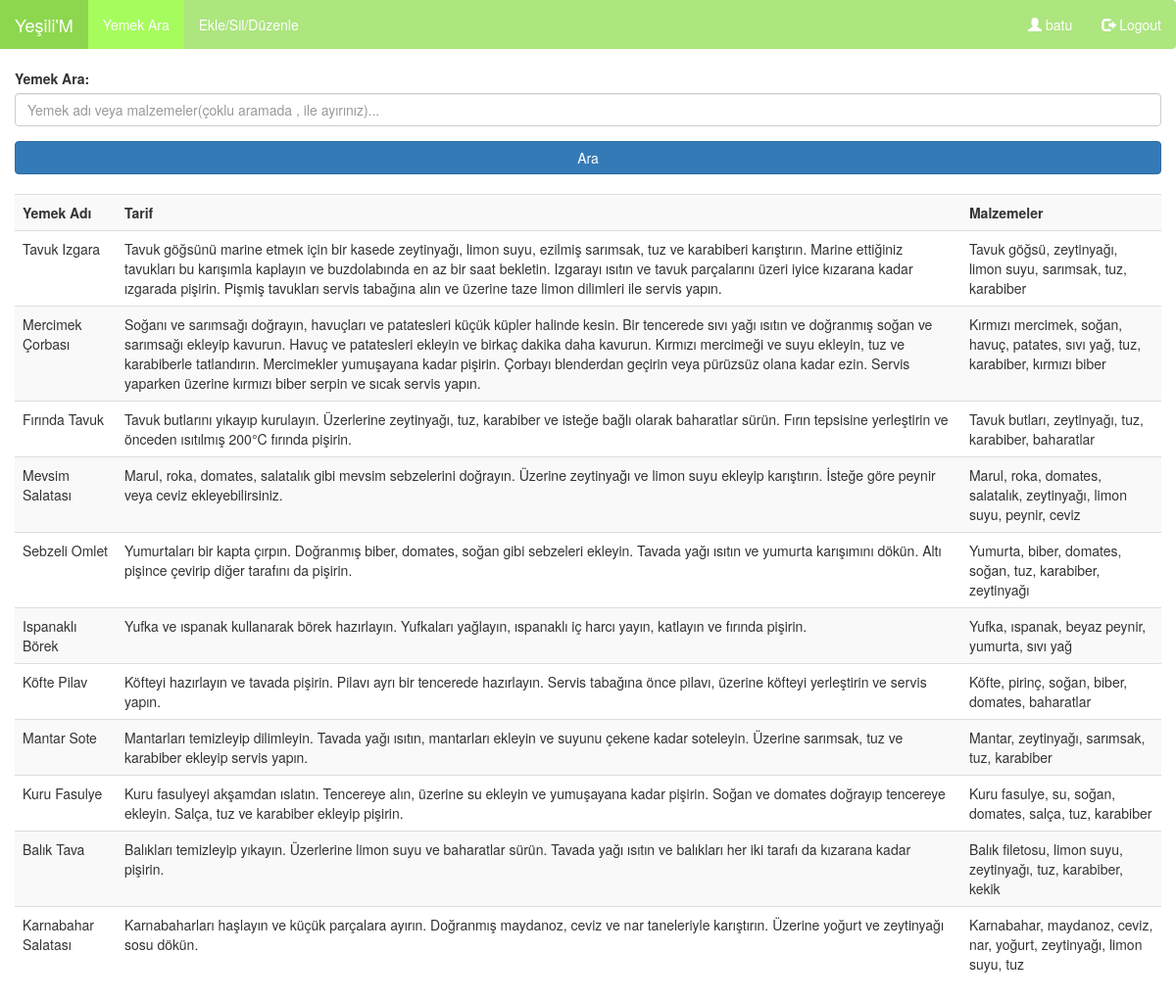
/admin.php (signed in), run on the app's committed database.
### tables this page shows
CREATE TABLE `yemekler` (
  `id` int(11) NOT NULL,
  `ad` varchar(255) NOT NULL,
  `tarif` text NOT NULL,
  `malzemeler` text NOT NULL
);

### admin.php (the view, shortened to what this page needs)
<!DOCTYPE html>
<html lang="en">
<head>
    <link rel="stylesheet" href="https://maxcdn.bootstrapcdn.com/bootstrap/3.4.1/css/bootstrap.min.css">
</head>
<body>
    <nav class="navbar navbar-inverse">
        <div class="container-fluid">
            <div class="navbar-header">
                <a class="navbar-brand" href="#" style="color:white; background-color: #8CD74D">Yeşili'M</a>
            </div>
            <ul class="nav navbar-nav">
                <li class="active"><a href="#">Yemek Ara</a></li>
                <li><a href="food.php">Ekle/Sil/Düzenle</a></li>
            </ul>
            <ul class="nav navbar-nav navbar-right">
            <?php
                if (isset($_SESSION['loggedin']) && $_SESSION['loggedin'] == true) {
                    echo '<li><a href="#"><span class="glyphicon glyphicon-user"></span> ' . $_SESSION['username'] . '</a></li>';
                    echo '<li><a href="logout.php"><span class="glyphicon glyphicon-log-out"></span> Logout</a></li>';
                } else {
                    echo '<li><a href="register.php"><span class="glyphicon glyphicon-user"></span> Sign Up</a></li>';
                    echo '<li><a href="login.php"><span class="glyphicon glyphicon-log-in"></span> Login</a></li>';
                }
                ?>
            </ul>
        </div>
    </nav>
    <div class="container-fluid">
        <form method="post">
            <div class="form-group">
                <label for="search">Yemek Ara:</label>
                <input type="text" class="form-control" id="search" name="search" placeholder="Yemek adı veya malzemeler(çoklu aramada , ile ayırınız)...">
            </div>
            <button type="submit" style="width:100%" class="btn btn-primary">Ara</button>
        </form>
        <br>
        <?php
        if (isset($_SESSION['loggedin'])) {
            $servername = "localhost";
            $username = "root";
            $password = "";
            $dbname = "php_proje";
            $conn = new mysqli($servername, $username, $password, $dbname);
            $sql = "SELECT * FROM yemekler";
            $result = $conn->query($sql);
            if ($result->num_rows > 0) {
                echo "<table class='table table-striped'><tr><th>Yemek Adı</th><th>Tarif</th><th>Malzemeler</th></tr>";
                while ($row = $result->fetch_assoc()) {
                    $ad = $row["ad"];
                    $tarif = $row["tarif"];
                    $malzemeler = $row["malzemeler"];
                    echo "<tr><td>" . $ad . "</td><td>" . $tarif . "</td><td>" . $malzemeler . "</td></tr>";
                }
                echo "</table>";
            } else {
                echo "Yemek verisi bulunamadı.";
            }
        } else {
            echo "Oturum başlatılmamış.";
        }
        ?>
    </div>
</body>
</html>

### admin.php (style rules this page uses)
body { background-color: #fff; }
.navbar { background-color: #ADE57F; border-style: hidden; position: sticky; top: 0% }
.navbar-inverse .navbar-nav>li>a { color: #fff; position: sticky; top: 0% }
.navbar-inverse .navbar-nav>.active>a, .navbar-inverse .navbar-nav>.active>a:focus, .navbar-inverse .navbar-nav>.active>a:hover { background-color: #a6fc5d; color: #fff; position: sticky; top: 0% }

### data on the page
yemekler: ad "Tavuk Izgara", tarif "Tavuk göğsünü marine etmek için bir kasede zeytinyağı, limon suyu, ezilmiş sarımsak, tuz ve karabiberi karıştırın. Marine ettiğiniz tavukları bu karışımla kaplayın ve buzdolabında en az bir saat bekletin. Izgarayı ısıtın ve tavuk parçalarını üzeri iyice kızarana kadar ızgarada pişirin. Pişmiş tavukları servis tabağına alın ve üzerine taze limon dilimleri ile servis yapın.", malzemeler "Tavuk göğsü, zeytinyağı, limon suyu, sarımsak, tuz, karabiber"
yemekler: ad "Mercimek Çorbası", tarif "Soğanı ve sarımsağı doğrayın, havuçları ve patatesleri küçük küpler halinde kesin. Bir tencerede sıvı yağı ısıtın ve doğranmış soğan ve sarımsağı ekleyip kavurun. Havuç ve patatesleri ekleyin ve birkaç dakika daha kavurun. Kırmızı mercimeği ve suyu ekleyin, tuz ve karabiberle tatlandırın. Mercimekler yumuşayana kadar pişirin. Çorbayı blenderdan geçirin veya pürüzsüz olana kadar ezin. Servis yaparken üzerine kırmızı biber serpin ve sıcak servis yapın.", malzemeler "Kırmızı mercimek, soğan, havuç, patates, sıvı yağ, tuz, karabiber, kırmızı biber"
yemekler: ad "Fırında Tavuk", tarif "Tavuk butlarını yıkayıp kurulayın. Üzerlerine zeytinyağı, tuz, karabiber ve isteğe bağlı olarak baharatlar sürün. Fırın tepsisine yerleştirin ve önceden ısıtılmış 200°C fırında pişirin.", malzemeler "Tavuk butları, zeytinyağı, tuz, karabiber, baharatlar"
yemekler: ad "Mevsim Salatası", tarif "Marul, roka, domates, salatalık gibi mevsim sebzelerini doğrayın. Üzerine zeytinyağı ve limon suyu ekleyip karıştırın. İsteğe göre peynir veya ceviz ekleyebilirsiniz.", malzemeler "Marul, roka, domates, salatalık, zeytinyağı, limon suyu, peynir, ceviz"
yemekler: ad "Sebzeli Omlet", tarif "Yumurtaları bir kapta çırpın. Doğranmış biber, domates, soğan gibi sebzeleri ekleyin. Tavada yağı ısıtın ve yumurta karışımını dökün. Altı pişince çevirip diğer tarafını da pişirin.", malzemeler "Yumurta, biber, domates, soğan, tuz, karabiber, zeytinyağı"
yemekler: ad "Ispanaklı Börek", tarif "Yufka ve ıspanak kullanarak börek hazırlayın. Yufkaları yağlayın, ıspanaklı iç harcı yayın, katlayın ve fırında pişirin.", malzemeler "Yufka, ıspanak, beyaz peynir, yumurta, sıvı yağ"
yemekler: ad "Köfte Pilav", tarif "Köfteyi hazırlayın ve tavada pişirin. Pilavı ayrı bir tencerede hazırlayın. Servis tabağına önce pilavı, üzerine köfteyi yerleştirin ve servis yapın.", malzemeler "Köfte, pirinç, soğan, biber, domates, baharatlar"
yemekler: ad "Mantar Sote", tarif "Mantarları temizleyip dilimleyin. Tavada yağı ısıtın, mantarları ekleyin ve suyunu çekene kadar soteleyin. Üzerine sarımsak, tuz ve karabiber ekleyip servis yapın.", malzemeler "Mantar, zeytinyağı, sarımsak, tuz, karabiber"
yemekler: ad "Kuru Fasulye", tarif "Kuru fasulyeyi akşamdan ıslatın. Tencereye alın, üzerine su ekleyin ve yumuşayana kadar pişirin. Soğan ve domates doğrayıp tencereye ekleyin. Salça, tuz ve karabiber ekleyip pişirin.", malzemeler "Kuru fasulye, su, soğan, domates, salça, tuz, karabiber"
yemekler: ad "Balık Tava", tarif "Balıkları temizleyip yıkayın. Üzerlerine limon suyu ve baharatlar sürün. Tavada yağı ısıtın ve balıkları her iki tarafı da kızarana kadar pişirin.", malzemeler "Balık filetosu, limon suyu, zeytinyağı, tuz, karabiber, kekik"
yemekler: ad "Karnabahar Salatası", tarif "Karnabaharları haşlayın ve küçük parçalara ayırın. Doğranmış maydanoz, ceviz ve nar taneleriyle karıştırın. Üzerine yoğurt ve zeytinyağı sosu dökün.", malzemeler "Karnabahar, maydanoz, ceviz, nar, yoğurt, zeytinyağı, limon suyu, tuz"

### other printed values
$_SESSION['username'] "batu"
